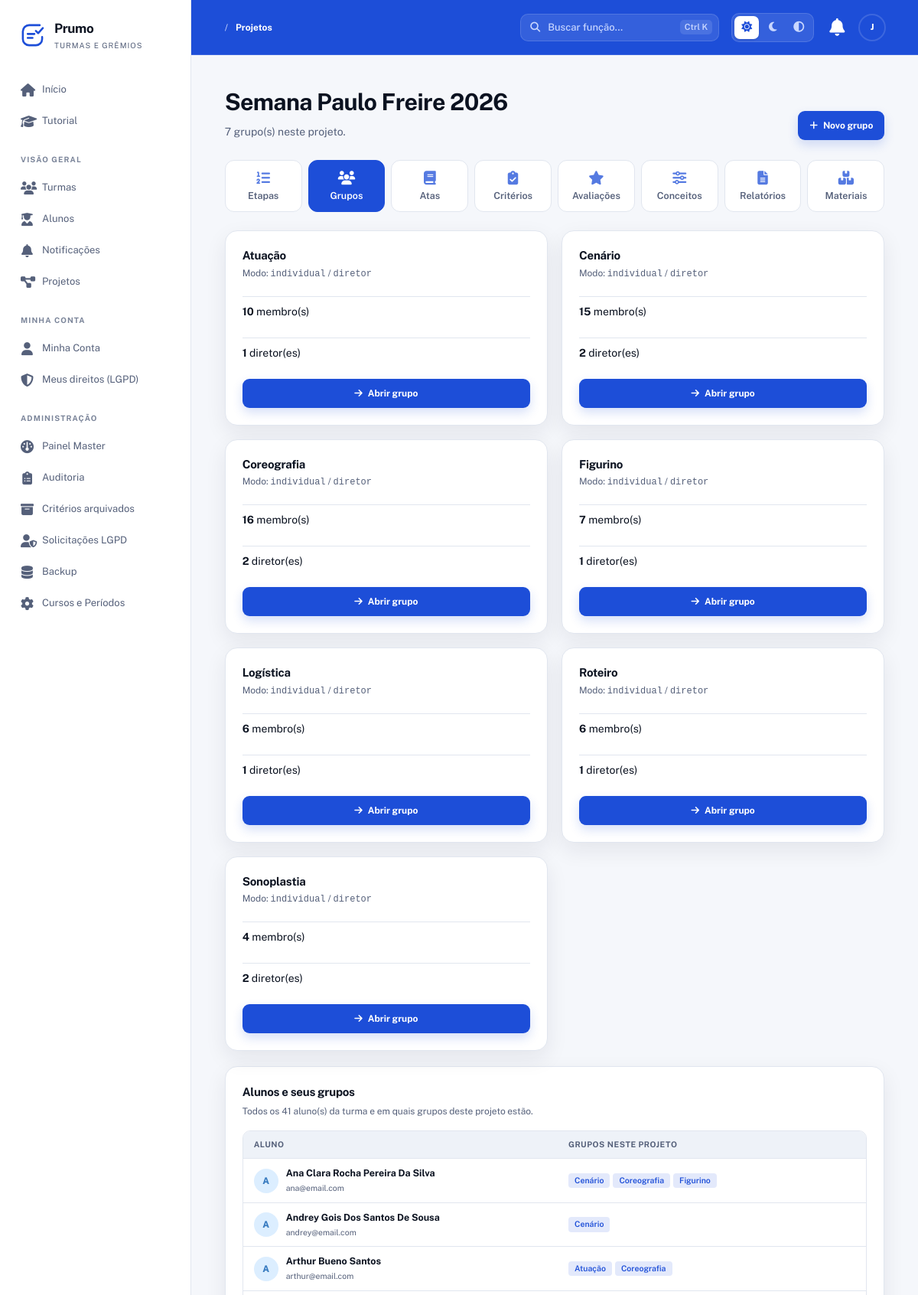
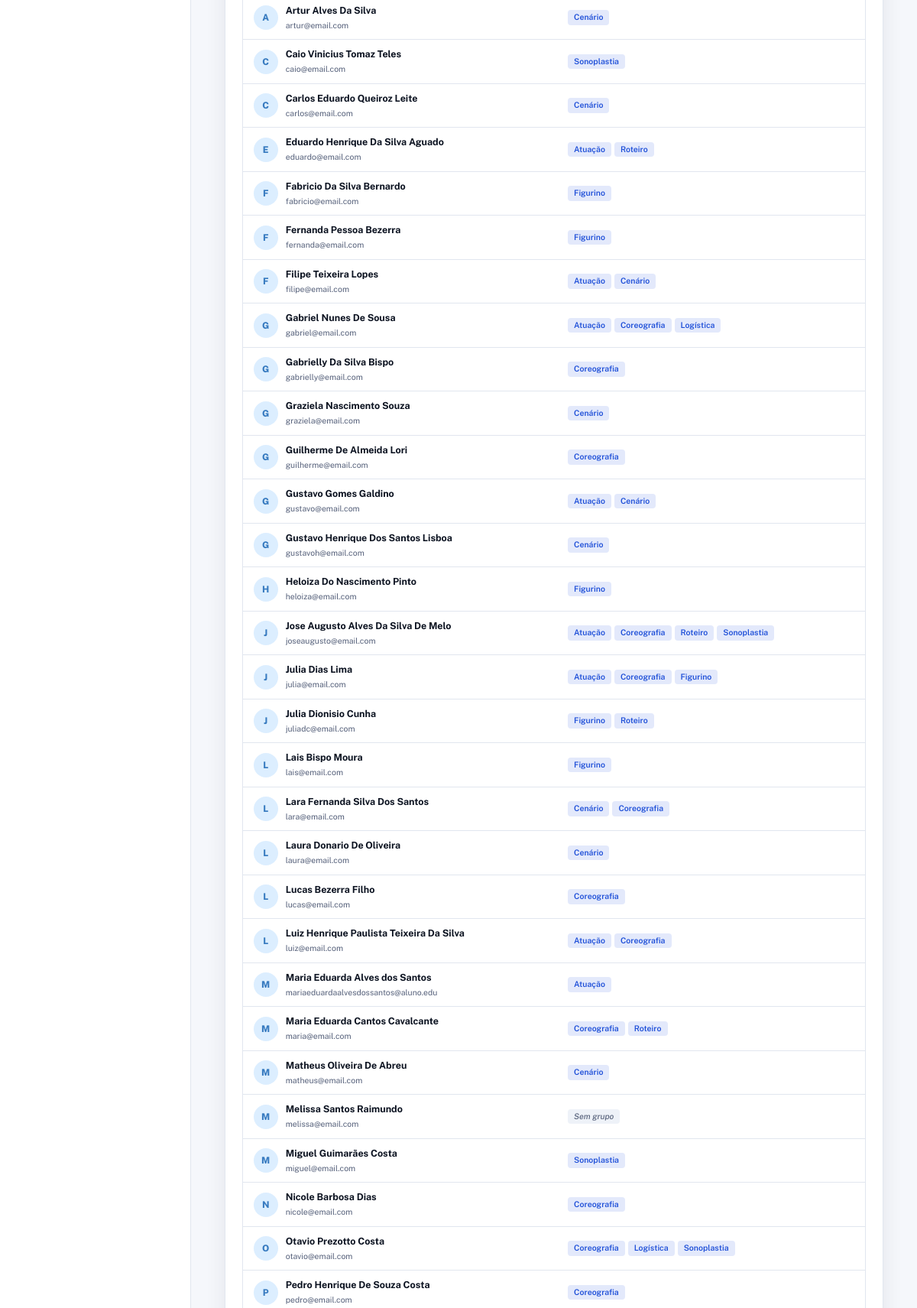
The page /Prumo/projetos/3/grupos (signed in, upper part) on the database its author committed (2 pictures, top to bottom).
### tables this page shows
CREATE TABLE projetos (
  id INT AUTO_INCREMENT PRIMARY KEY,
  turma_id INT NOT NULL,
  nome VARCHAR(150) NOT NULL,
  descricao TEXT DEFAULT NULL,
  prazo DATE DEFAULT NULL,
  modo_avaliacao ENUM('etapa','cronograma') DEFAULT 'cronograma',
  encerrado TINYINT(1) DEFAULT 0,
  encerrado_em DATETIME DEFAULT NULL,
  encerrado_por INT DEFAULT NULL,
  created_at TIMESTAMP DEFAULT CURRENT_TIMESTAMP,
  updated_at TIMESTAMP DEFAULT CURRENT_TIMESTAMP ON UPDATE CURRENT_TIMESTAMP,
  FOREIGN KEY (turma_id) REFERENCES turmas(id) ON DELETE CASCADE,
  FOREIGN KEY (encerrado_por) REFERENCES usuarios(id) ON DELETE SET NULL,
  INDEX idx_projetos_turma (turma_id),
  INDEX idx_projetos_encerrado (encerrado)
);

CREATE TABLE grupos (
  id INT AUTO_INCREMENT PRIMARY KEY,
  projeto_id INT NOT NULL,
  nome VARCHAR(150) NOT NULL,
  modo_avaliacao_grupo ENUM('individual','coletiva') DEFAULT 'individual',
  modo_avaliacao_por ENUM('diretor','representante','pares','autoavaliacao','misto') DEFAULT 'diretor',
  created_at TIMESTAMP DEFAULT CURRENT_TIMESTAMP,
  updated_at TIMESTAMP DEFAULT CURRENT_TIMESTAMP ON UPDATE CURRENT_TIMESTAMP,
  FOREIGN KEY (projeto_id) REFERENCES projetos(id) ON DELETE CASCADE,
  INDEX idx_grupos_projeto (projeto_id)
);

CREATE TABLE usuarios (
  id INT AUTO_INCREMENT PRIMARY KEY,
  nome VARCHAR(150) NOT NULL,
  email VARCHAR(150) NOT NULL UNIQUE,
  senha VARCHAR(255) NOT NULL,
  tipo ENUM('aluno','master') NOT NULL DEFAULT 'aluno',
  telefone VARCHAR(20) DEFAULT NULL,
  data_nascimento DATE DEFAULT NULL,
  email_confirmado TINYINT(1) NOT NULL DEFAULT 0,
  email_token VARCHAR(255) DEFAULT NULL,
  email_token_expira DATETIME DEFAULT NULL,
  primeiro_login TINYINT(1) NOT NULL DEFAULT 1,
  ativo TINYINT(1) NOT NULL DEFAULT 1,
  lgpd_aceito TINYINT(1) NOT NULL DEFAULT 0,
  lgpd_data DATETIME DEFAULT NULL,
  ultimo_acesso DATETIME DEFAULT NULL,
  created_at TIMESTAMP DEFAULT CURRENT_TIMESTAMP,
  updated_at TIMESTAMP DEFAULT CURRENT_TIMESTAMP ON UPDATE CURRENT_TIMESTAMP,
  INDEX idx_usuarios_email (email),
  INDEX idx_usuarios_tipo (tipo),
  INDEX idx_usuarios_ativo (ativo)
);

### app/Controllers/GrupoController.php (called while the page is built, shortened)
<?php
require_once __DIR__ . '/../Core/App.php';
require_once __DIR__ . '/../Models/Projeto.php';
class GrupoController
{
    private Projeto      $projeto;
    private Grupo        $grupo;
    private TurmaUsuario $tu;
    public function __construct()
    {
        $this->projeto = new Projeto();
        $this->grupo   = new Grupo();
        $this->tu      = new TurmaUsuario();
    }
    public function index(int $projetoId)
{
    $projeto = $this->projeto->porId($projetoId);
    $pdo  = Database::getConnection();
    $stmt = $pdo->prepare("
        SELECT u.id, u.nome, u.email,
               (
                   SELECT GROUP_CONCAT(g2.nome ORDER BY g2.nome SEPARATOR ', ')
                   FROM grupo_alunos ga2
                   INNER JOIN grupos g2 ON g2.id = ga2.grupo_id
                   WHERE ga2.usuario_id = u.id
                     AND ga2.saiu_em IS NULL
                     AND g2.projeto_id = ?
               ) AS grupos_nomes
        FROM turma_usuarios tu
        INNER JOIN usuarios u ON u.id = tu.usuario_id
        WHERE tu.turma_id = ? AND tu.ativo = 1
        ORDER BY u.nome ASC
    ");
    $stmt->execute([$projetoId, (int) $projeto['turma_id']]);
    $alunosComGrupos = $stmt->fetchAll(PDO::FETCH_ASSOC);
    $this->render('grupos/index', [
        'projeto'         => $projeto,
        'grupos'          => $this->grupo->listarPorProjeto($projetoId),
        'alunosComGrupos' => $alunosComGrupos,
        'podeEditar'      => $this->podeEditarProjeto($projeto),
    ]);
}
    private function podeEditarProjeto(array $projeto): bool
    {
        $u = $_SESSION['usuario'] ?? null;
        if ($u['tipo'] === 'master') return true;
        return $this->tu->ehRepresentante((int) $projeto['turma_id'], (int) $u['id']);
    }
    private function render(string $view, array $dados = []): void
    {
        extract($dados);
        require __DIR__ . '/../Views/' . $view . '.php';
    }
}

### app/Core/Router.php (called while the page is built, shortened)
<?php
require_once __DIR__ . '/App.php';
class Router
{
    private $routes = ['GET' => [], 'POST' => []];
    public function get($uri, $action, $roles = [])
    {
        $this->routes['GET'][$uri] = ['action' => $action, 'roles' => $roles];
    }
    public function post($uri, $action, $roles = [])
    {
        $this->routes['POST'][$uri] = ['action' => $action, 'roles' => $roles];
    }
    public function dispatch($requestUri)
    {
        $path     = parse_url($requestUri, PHP_URL_PATH);
        $basePath = App::getBasePath();
        if ($basePath && strpos($path, $basePath) === 0) {
            $path = substr($path, strlen($basePath));
        }
        $method = $_SERVER['REQUEST_METHOD'];
        $route  = $this->routes[$method][$path] ?? null;
        $params = [];
        if (!$route) {
            foreach ($this->routes[$method] as $routePath => $routeData) {
                if (str_contains($routePath, '{')) {
                    $pattern = preg_replace('#\{[a-zA-Z0-9_]+\}#', '([a-zA-Z0-9_\-\.]+)', $routePath);
                    $pattern = "#^" . $pattern . "$#";
                    if (preg_match($pattern, $path, $matches)) {
                        array_shift($matches);
                        $route  = $routeData;
                        $params = $matches;
                        break;
                    }
                }
            }
        }
        $action = $route['action'];
        [$controller, $methodName] = explode('@', $action);
        $controllerInstance = new $controller();
        $controllerInstance->$methodName(...$params);
    }
}

### public/index.php (called while the page is built, shortened)
<?php
require_once __DIR__ . '/../app/Core/App.php';
require_once __DIR__ . '/../app/Config/database.php';
require_once __DIR__ . '/../app/Core/Router.php';
$router = new Router();
$router->dispatch($_SERVER['REQUEST_URI']);

### app/Core/Model.php (called while the page is built, shortened)
<?php
require_once __DIR__ . '/../Config/database.php';
class Model
{
    public function __construct()
    {
        $this->conn = Database::getConnection();
    }
}

### app/Core/App.php (called while the page is built, shortened)
<?php
class App
{
    private static $config = null;
    public static function init()
    {
        if (self::$config === null) {
            $envFile = __DIR__ . '/../../.env';
            self::$config = parse_ini_file($envFile);
        }
    }
    public static function get($key, $default = null)
    {
        return self::$config[$key] ?? $_ENV[$key] ?? $default;
    }
    public static function getName()
    {
        return self::get('APP_NAME', 'ProjetoBase');
    }
    public static function getBasePath()
    {
        return self::get('APP_BASE_PATH', '/' . self::getName());
    }
}

### app/Config/database.php (called while the page is built, shortened)
<?php
require_once __DIR__ . '/../Core/App.php';
class Database
{
    private static $connection = null;
    public static function getConnection()
    {
        if (self::$connection === null) {
            try {
                $host = App::get('DB_HOST', '127.0.0.1');
                $dbname = App::get('DB_NAME', 'ProjetoBase');
                $user = App::get('DB_USER', 'root');
                $pass = App::get('DB_PASS', '');
                $port = App::get('DB_PORT', '3306');
                if (strpos($host, ':') !== false) {
                    $dsn = "mysql:host={$host};dbname={$dbname};charset=utf8";
                } else {
                    $dsn = "mysql:host={$host};port={$port};dbname={$dbname};charset=utf8";
                }
                self::$connection = new PDO(
                    $dsn,
                    $user,
                    $pass,
                    [
                        PDO::ATTR_ERRMODE => PDO::ERRMODE_EXCEPTION,
                        PDO::ATTR_DEFAULT_FETCH_MODE => PDO::FETCH_ASSOC,
                        PDO::ATTR_EMULATE_PREPARES => false
                    ]
                );
            } catch (PDOException $e) {
                error_log("Erro de conexão com o banco: " . $e->getMessage());
                throw new Exception("Erro de conexão com o banco de dados: " . $e->getMessage());
            }
        }
        return self::$connection;
    }
}

### app/Models/Projeto.php (called while the page is built, shortened)
<?php
require_once __DIR__ . '/../Core/Model.php';
class Projeto extends Model
{
    public function porId(int $id): ?array
    {
        $stmt = $this->conn->prepare("
            SELECT p.*, t.nome AS turma_nome, t.codigo_acesso AS turma_codigo,
                   u.nome AS encerrado_por_nome
            FROM projetos p
            INNER JOIN turmas t ON t.id = p.turma_id
            LEFT JOIN usuarios u ON u.id = p.encerrado_por
            WHERE p.id = ? LIMIT 1
        ");
        $stmt->execute([$id]);
        return $stmt->fetch(PDO::FETCH_ASSOC) ?: null;
    }
}

### app/Models/Grupo.php (called while the page is built, shortened)
<?php
require_once __DIR__ . '/../Core/Model.php';
class Grupo extends Model
{
    public function listarPorProjeto(int $projetoId): array
    {
        $stmt = $this->conn->prepare("
            SELECT g.*,
                   (SELECT COUNT(*) FROM grupo_alunos ga WHERE ga.grupo_id = g.id AND ga.saiu_em IS NULL) AS total_membros,
                   (SELECT COUNT(*) FROM grupo_diretores gd WHERE gd.grupo_id = g.id AND gd.ativo = 1) AS total_diretores
            FROM grupos g
            WHERE g.projeto_id = ?
            ORDER BY g.nome ASC
        ");
        $stmt->execute([$projetoId]);
        return $stmt->fetchAll(PDO::FETCH_ASSOC);
    }
}

### app/Views/grupos/index.php (the view, shortened to what this page needs)
<?php
require_once __DIR__ . '/../layouts/header.php';
require_once __DIR__ . '/../layouts/nav.php';
?>
<section class="hero-section">
    <div>
        <h1><?= h($projeto['nome']) ?></h1>
        <p class="hero-subtitle">
            <?= count($grupos) ?> grupo(s) neste projeto.
        </p>
    </div>
    <div class="hero-actions">
        <?php if ($podeEditar && !$projeto['encerrado']): ?>
            <a class="button button-primary" href="<?= $basePath ?>/projetos/<?= (int) $projeto['id'] ?>/grupos/criar">
                <i class="fas fa-plus"></i> Novo grupo
            </a>
        <?php endif; ?>
    </div>
</section>
<?php require __DIR__ . '/../projetos/_nav.php'; ?>
<?php if (empty($grupos)): ?>
    <section class="panel empty-state">
        <span class="icon-large text-muted"><i class="fas fa-users"></i></span>
        <h2>Nenhum grupo cadastrado</h2>
        <p>
            <?php if ($podeEditar && !$projeto['encerrado']): ?>
                Crie o primeiro grupo deste projeto clicando no botão abaixo.
            <?php else: ?>
                Aguarde o representante criar os grupos.
            <?php endif; ?>
        </p>
        <?php if ($podeEditar && !$projeto['encerrado']): ?>
            <a class="button button-primary" href="<?= $basePath ?>/projetos/<?= (int) $projeto['id'] ?>/grupos/criar">
                <i class="fas fa-plus"></i> Criar grupo
            </a>
        <?php endif; ?>
    </section>
<?php else: ?>
    <section class="grupos-grid">
        <?php foreach ($grupos as $g): ?>
            <article class="panel grupo-card">
                <div class="panel-header">
                    <div>
                        <h2><?= h($g['nome']) ?></h2>
                        <p>
                            Modo: <code><?= h($g['modo_avaliacao_grupo']) ?></code>
                            / <code><?= h($g['modo_avaliacao_por']) ?></code>
                        </p>
                    </div>
                </div>
                <div class="status-line">
                    <strong><?= (int) $g['total_membros'] ?></strong>
                    <span>membro(s)</span>
                </div>
                <div class="status-line">
                    <strong><?= (int) $g['total_diretores'] ?></strong>
                    <span>diretor(es)</span>
                </div>
                <a class="button button-primary full-width" href="<?= $basePath ?>/grupos/<?= (int) $g['id'] ?>">
                    <i class="fas fa-arrow-right"></i> Abrir grupo
                </a>
            </article>
        <?php endforeach; ?>
    </section>
<?php endif; ?>
<section class="panel mt-20">
    <div class="panel-header">
        <div>
            <h2>Alunos e seus grupos</h2>
            <p>
                Todos os <?= count($alunosComGrupos) ?> aluno(s) da turma e em quais grupos deste projeto estão.
            </p>
        </div>
    </div>
    <?php if (empty($alunosComGrupos)): ?>
        <p class="text-muted mb-0">Nenhum aluno ativo na turma.</p>
    <?php else: ?>
        <div class="alunos-wrapper">
            <table class="alunos-tabela">
                <thead>
                    <tr>
                        <th>Aluno</th>
                        <th>Grupos neste projeto</th>
                    </tr>
                </thead>
                <tbody>
                    <?php foreach ($alunosComGrupos as $a): ?>
                        <?php
                        $gruposAluno = !empty($a['grupos_nomes'])
                            ? array_filter(array_map('trim', explode(',', $a['grupos_nomes'])))
                            : [];
                        ?>
                        <tr>
                            <td>
                                <div class="aluno-cell">
                                    <span class="avatar avatar-blue"><?= strtoupper(substr($a['nome'], 0, 1)) ?></span>
                                    <div class="aluno-cell-info">
                                        <strong><?= h($a['nome']) ?></strong>
                                        <small><?= h($a['email']) ?></small>
                                    </div>
                                </div>
                            </td>
                            <td>
                                <?php if (empty($gruposAluno)): ?>
                                    <span class="turma-badge vazio">Sem grupo</span>
                                <?php else: ?>
                                    <div class="turmas-badges">
                                        <?php foreach ($gruposAluno as $gn): ?>
                                            <span class="turma-badge"><?= h($gn) ?></span>
                                        <?php endforeach; ?>
                                    </div>
                                <?php endif; ?>
                            </td>
                        </tr>
                    <?php endforeach; ?>
                </tbody>
            </table>
        </div>
    <?php endif; ?>
</section>
<?php require_once __DIR__ . '/../layouts/footer.php'; ?>

### rows shown on the page
projetos: nome "Semana Paulo Freire 2026"
grupos: nome "Atuação", modo_avaliacao_grupo "individual", modo_avaliacao_por "diretor", total_membros "10", total_diretores "1"
grupos: nome "Cenário", modo_avaliacao_grupo "individual", modo_avaliacao_por "diretor", total_membros "15", total_diretores "2"
grupos: nome "Coreografia", modo_avaliacao_grupo "individual", modo_avaliacao_por "diretor", total_membros "16", total_diretores "2"
grupos: nome "Figurino", modo_avaliacao_grupo "individual", modo_avaliacao_por "diretor", total_membros "7", total_diretores "1"
grupos: nome "Logística", modo_avaliacao_grupo "individual", modo_avaliacao_por "diretor", total_membros "6", total_diretores "1"
grupos: nome "Roteiro", modo_avaliacao_grupo "individual", modo_avaliacao_por "diretor", total_membros "6", total_diretores "1"
grupos: nome "Sonoplastia", modo_avaliacao_grupo "individual", modo_avaliacao_por "diretor", total_membros "4", total_diretores "2"
usuarios: nome "A", nome "Ana Clara Rocha Pereira Da Silva", email "ana@email.com", gn "Cenário", gn "Coreografia", gn "Figurino"
usuarios: nome "A", nome "Andrey Gois Dos Santos De Sousa", email "andrey@email.com", gn "Cenário"
usuarios: nome "A", nome "Arthur Bueno Santos", email "arthur@email.com", gn "Atuação", gn "Coreografia"
usuarios: nome "A", nome "Artur Alves Da Silva", email "artur@email.com", gn "Cenário"
usuarios: nome "C", nome "Caio Vinicius Tomaz Teles", email "caio@email.com", gn "Sonoplastia"
usuarios: nome "C", nome "Carlos Eduardo Queiroz Leite", email "carlos@email.com", gn "Cenário"
usuarios: nome "E", nome "Eduardo Henrique Da Silva Aguado", email "eduardo@email.com", gn "Atuação", gn "Roteiro"
usuarios: nome "F", nome "Fabricio Da Silva Bernardo", email "fabricio@email.com", gn "Figurino"
usuarios: nome "F", nome "Fernanda Pessoa Bezerra", email "fernanda@email.com", gn "Figurino"
usuarios: nome "F", nome "Filipe Teixeira Lopes", email "filipe@email.com", gn "Atuação", gn "Cenário"
usuarios: nome "G", nome "Gabriel Nunes De Sousa", email "gabriel@email.com", gn "Atuação", gn "Coreografia", gn "Logística"
usuarios: nome "G", nome "Gabrielly Da Silva Bispo", email "gabrielly@email.com", gn "Coreografia"
usuarios: nome "G", nome "Graziela Nascimento Souza", email "graziela@email.com", gn "Cenário"
usuarios: nome "G", nome "Guilherme De Almeida Lori", email "guilherme@email.com", gn "Coreografia"
usuarios: nome "G", nome "Gustavo Gomes Galdino", email "gustavo@email.com", gn "Atuação", gn "Cenário"
usuarios: nome "G", nome "Gustavo Henrique Dos Santos Lisboa", email "gustavoh@email.com", gn "Cenário"
usuarios: nome "H", nome "Heloiza Do Nascimento Pinto", email "heloiza@email.com", gn "Figurino"
usuarios: nome "J", nome "Jose Augusto Alves Da Silva De Melo", email "joseaugusto@email.com", gn "Atuação", gn "Coreografia", gn "Roteiro", gn "Sonoplastia"
usuarios: nome "J", nome "Julia Dias Lima", email "julia@email.com", gn "Atuação", gn "Coreografia", gn "Figurino"
usuarios: nome "J", nome "Julia Dionisio Cunha", email "juliadc@email.com", gn "Figurino", gn "Roteiro"
usuarios: nome "L", nome "Lais Bispo Moura", email "lais@email.com", gn "Figurino"
usuarios: nome "L", nome "Lara Fernanda Silva Dos Santos", email "lara@email.com", gn "Cenário", gn "Coreografia"
usuarios: nome "L", nome "Laura Donario De Oliveira", email "laura@email.com", gn "Cenário"
usuarios: nome "L", nome "Lucas Bezerra Filho", email "lucas@email.com", gn "Coreografia"
usuarios: nome "L", nome "Luiz Henrique Paulista Teixeira Da Silva", email "luiz@email.com", gn "Atuação", gn "Coreografia"
usuarios: nome "M", nome "Maria Eduarda Alves dos Santos", email "mariaeduardaalvesdossantos@aluno.edu", gn "Atuação"
usuarios: nome "M", nome "Maria Eduarda Cantos Cavalcante", email "maria@email.com", gn "Coreografia", gn "Roteiro"
usuarios: nome "M", nome "Matheus Oliveira De Abreu", email "matheus@email.com", gn "Cenário"
usuarios: nome "M", nome "Melissa Santos Raimundo", email "melissa@email.com", shows "Sem grupo"
usuarios: nome "M", nome "Miguel Guimarães Costa", email "miguel@email.com", gn "Sonoplastia"
usuarios: nome "N", nome "Nicole Barbosa Dias", email "nicole@email.com", gn "Coreografia"
usuarios: nome "O", nome "Otavio Prezotto Costa", email "otavio@email.com", gn "Coreografia", gn "Logística", gn "Sonoplastia"
usuarios: nome "P", nome "Pedro Henrique De Souza Costa", email "pedro@email.com", gn "Coreografia"

### other values the page prints
$appName "Prumo"
$label "Início"
$label "Tutorial"
$secao "VISÃO GERAL"
$label "Turmas"
$label "Alunos"
$label "Notificações"
$label "Projetos"
$secao "MINHA CONTA"
$label "Minha Conta"
$label "Meus direitos (LGPD)"
$secao "ADMINISTRAÇÃO"
$label "Painel Master"
$label "Auditoria"
$label "Critérios arquivados"
